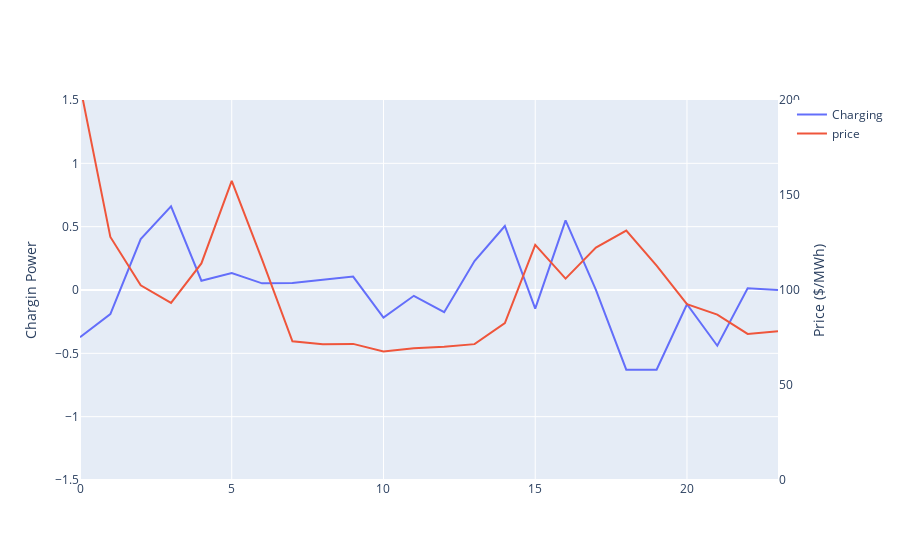

Source (notebook cell):
### Code cell
fig = go.Figure()
i = np.random.randint(40,50)
fig.add_trace(go.Scatter(y=train_dr[i],name='Charging'))
fig.add_trace(go.Scatter(y=train_price[i],yaxis='y2',name='price'))
#fig.add_trace(go.Scatter(y=data[288*i:288*(i+1)]['Frequency (Hz)'],yaxis='y2',name='frequency'))
fig.update_layout(
    yaxis1={'title':'Chargin Power','range':[-1.5,1.5]},
    yaxis2={'title':'Price ($/MWh)','anchor':'x', 'overlaying':'y', 'side':'right','range':[0,200], 'showgrid':False},
)
fig.show()

### Figure 1 — Plotly figure (JSON) as saved in the notebook; plotly's stock layout.template omitted (floating-point values rounded to 4 significant figures)
{"data": [{"name": "Charging", "type": "scatter", "y": [-0.3726, -0.1896, 0.4025, 0.66, 0.07321, 0.1348, 0.05258, 0.05467, 0.08089, 0.1058, -0.2176, -0.0459, -0.1752, 0.229, 0.5051, -0.1466, 0.5497, 0.001448, -0.6294, -0.6294, -0.1126, -0.4399, 0.0132, 0.0003473]}, {"name": "price", "type": "scatter", "y": [207.7, 127.9, 102.5, 93.21, 114.0, 157.5, 116.0, 72.98, 71.45, 71.64, 67.66, 69.3, 70.12, 71.5, 82.59, 123.8, 106.0, 122.3, 131.3, 112.8, 92.51, 87.02, 76.88, 78.33], "yaxis": "y2"}], "layout": {"yaxis": {"range": [-1.5, 1.5], "title": {"text": "Chargin Power"}}, "yaxis2": {"anchor": "x", "overlaying": "y", "range": [0, 200], "showgrid": false, "side": "right", "title": {"text": "Price ($/MWh)"}}}}
